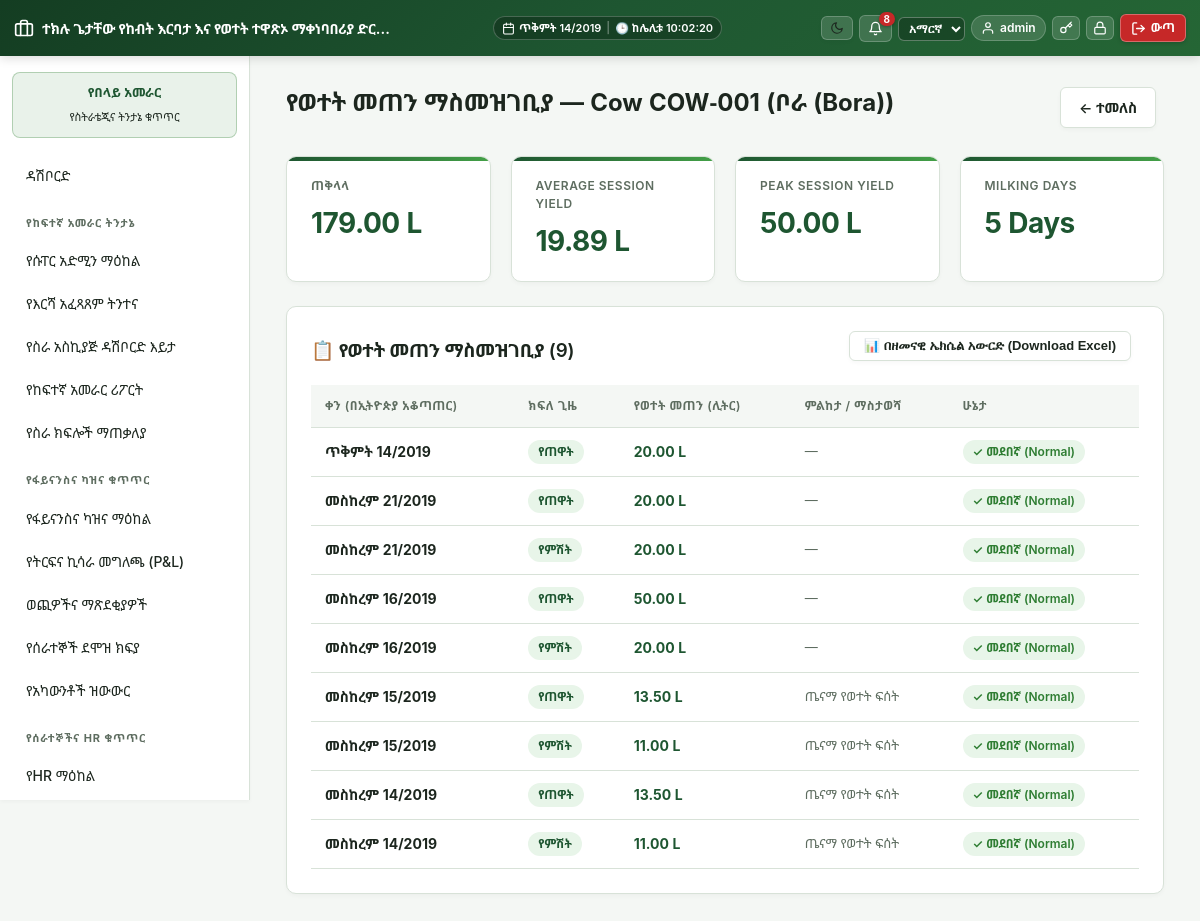
Screenshot of /modules/dairy/cow_milk_history.php (signed in) with the database file from the repository.
### tables this page shows
CREATE TABLE `dairy_cows` (
  `id` int(11) NOT NULL,
  `tag_number` varchar(50) NOT NULL,
  `name` varchar(100) DEFAULT NULL,
  `photo_path` varchar(255) DEFAULT NULL,
  `sex` enum('female','male') NOT NULL,
  `date_of_birth` date DEFAULT NULL,
  `breed` varchar(100) DEFAULT NULL,
  `dam_id` int(11) DEFAULT NULL,
  `sire_id` int(11) DEFAULT NULL,
  `cow_group_id` int(11) DEFAULT NULL,
  `lifecycle_status` enum('registered','calf','heifer','milking','dry','pregnant','sold','deceased') NOT NULL DEFAULT 'registered',
  `is_sick` tinyint(1) NOT NULL DEFAULT 0,
  `acquired_date` date DEFAULT NULL,
  `purchase_price` decimal(12,2) NOT NULL DEFAULT 0.00,
  `source` enum('born_on_farm','purchased') DEFAULT NULL,
  `created_at` datetime DEFAULT current_timestamp(),
  `updated_at` datetime DEFAULT current_timestamp() ON UPDATE current_timestamp()
);

CREATE TABLE `dairy_milk_yield_entries` (
  `id` int(11) NOT NULL,
  `milking_session_id` int(11) NOT NULL,
  `cow_id` int(11) NOT NULL,
  `yield_liters` decimal(6,2) NOT NULL,
  `observation` varchar(255) DEFAULT NULL,
  `flagged_abnormal` tinyint(1) NOT NULL DEFAULT 0,
  `recorded_by` int(11) NOT NULL,
  `created_at` datetime DEFAULT current_timestamp()
);

CREATE TABLE `dairy_milking_sessions` (
  `id` int(11) NOT NULL,
  `session_date` date NOT NULL,
  `session_type` enum('morning','evening') NOT NULL,
  `recorded_by` int(11) NOT NULL,
  `closed_at` datetime DEFAULT NULL,
  `calf_liters` decimal(10,2) NOT NULL DEFAULT 0.00,
  `other_liters` decimal(10,2) NOT NULL DEFAULT 0.00,
  `notes` text DEFAULT NULL
);

### includes/auth.php (called while the page is built, shortened)
<?php
require_once __DIR__ . '/../config/db.php';
require_once __DIR__ . '/functions.php';
function current_user(): ?array
{
    return $_SESSION['user'] ?? null;
}

### includes/functions.php (called while the page is built, shortened)
<?php
require_once __DIR__ . '/../config/db.php';
require_once __DIR__ . '/ethiopian_calendar.php';
function h(?string $s): string { return htmlspecialchars($s ?? '', ENT_QUOTES, 'UTF-8'); }
function current_locale(): string
{
    $user = current_user();
    $locale = $user['locale'] ?? ($_SESSION['guest_locale'] ?? 'en');
    return array_key_exists($locale, SUPPORTED_LOCALES) ? $locale : 'en';
}
function t(string $key, ?string $fallback = null): string
{
    static $cache = [];
    $locale = current_locale();
    if (!isset($cache[$locale])) {
        $path = __DIR__ . "/lang/{$locale}.php";
        $cache[$locale] = file_exists($path) ? require $path : [];
    }
    if (!isset($cache['en'])) {
        $pathEn = __DIR__ . '/lang/en.php';
        $cache['en'] = file_exists($pathEn) ? require $pathEn : [];
    }
    return $cache[$locale][$key] ?? $cache['en'][$key] ?? $fallback ?? $key;
}

### config/db.php (called while the page is built, shortened)
<?php
function db(): PDO
{
    static $pdo = null;
    if ($pdo === null) {
        try {
            $pdo = new PDO(
                "mysql:host=" . DB_HOST . ";dbname=" . DB_NAME . ";charset=utf8mb4",
                DB_USER,
                DB_PASS,
                [
                    PDO::ATTR_ERRMODE => PDO::ERRMODE_EXCEPTION,
                    PDO::ATTR_DEFAULT_FETCH_MODE => PDO::FETCH_ASSOC,
                ]
            );
        } catch (PDOException $e) {
            die('Database connection failed: ' . htmlspecialchars($e->getMessage()) .
                '<br>Check config/db.php — is MySQL running in XAMPP, and does the "aleltu_eifms" database exist?');
        }
    }
    return $pdo;
}

### includes/ethiopian_calendar.php (called while the page is built, shortened)
<?php
class EthiopianDate {
    public static array $months = [
        1 => 'መስከረም',
        2 => 'ጥቅምት',
        3 => 'ህዳር',
        4 => 'ታህሳስ',
        5 => 'ጥር',
        6 => 'የካቲት',
        7 => 'መጋቢት',
        8 => 'ሚያዝያ',
        9 => 'ግንቦት',
        10 => 'ሰኔ',
        11 => 'ሐምሌ',
        12 => 'ነሐሴ',
        13 => 'ጳጉሜን'
    ];
    public static array $weekdays = [
        0 => 'እሁድ',
        1 => 'ሰኞ',
        2 => 'ማክሰኞ',
        3 => 'ረቡዕ',
        4 => 'ሐሙስ',
        5 => 'አርብ',
        6 => 'ቅዳሜ'
    ];
    public static function fromGregorian(int $gy, int $gm, int $gd): array {
        $jdn = gregoriantojd($gm, $gd, $gy);
        $r = ($jdn - self::ETHIOPIC_EPOCH) % 1461;
        $n = ($r % 365) + 365 * intdiv($r, 1460);
        $ey = 4 * intdiv($jdn - self::ETHIOPIC_EPOCH, 1461) + intdiv($r, 365) - intdiv($r, 1460);
        $em = intdiv($n, 30) + 1;
        $ed = ($n % 30) + 1;
        return [$ey, $em, $ed];
    }
    public static function format(?string $dateStr, string $format = 'medium'): string {
        $time = strtotime($dateStr);
        $gy = (int)date('Y', $time);
        $gm = (int)date('n', $time);
        $gd = (int)date('j', $time);
        $w  = (int)date('w', $time);
        [$ey, $em, $ed] = self::fromGregorian($gy, $gm, $gd);
        $monthName = self::$months[$em] ?? '';
        $weekdayName = self::$weekdays[$w] ?? '';
        return match ($format) {
            'short'   => sprintf('%02d/%02d/%04d', $ed, $em, $ey),
            'numeric' => sprintf('%04d-%02d-%02d', $ey, $em, $ed),
            'long'    => sprintf('%s፣ %s %d ቀን %d ዓ.ም', $weekdayName, $monthName, $ed, $ey),
            default   => sprintf('%s %d/%d', $monthName, $ed, $ey)
        };
    }
}
function eth_date(?string $dateStr, string $format = 'medium'): string {
    return EthiopianDate::format($dateStr, $format);
}

### modules/dairy/cow_milk_history.php (the view, shortened to what this page needs)
<?php
require_once __DIR__ . '/../../includes/functions.php';
require_once __DIR__ . '/../../includes/auth.php';
$cowId = (int)($_GET['id'] ?? 0);
$cow = $cowId > 0 ? db()->query("SELECT * FROM dairy_cows WHERE id = {$cowId}")->fetch() : null;
if (!$cow) {
    $firstId = db()->query("SELECT id FROM dairy_cows ORDER BY id ASC LIMIT 1")->fetchColumn();
    if ($firstId) {
        $cowId = (int)$firstId;
        $cow = db()->query("SELECT * FROM dairy_cows WHERE id = {$cowId}")->fetch();
    } else {
        flash('No cow records found.', 'error');
        header('Location: ' . BASE_URL . '/modules/dairy/cows.php');
        exit;
    }
}
$page = max(1, (int)($_GET['page'] ?? 1));
$limit = 20;
$offset = ($page - 1) * $limit;
$totalCount = (int)db()->query(
    "SELECT COUNT(*) FROM dairy_milk_yield_entries e
     JOIN dairy_milking_sessions s ON s.id = e.milking_session_id
     WHERE e.cow_id = {$cowId}"
)->fetchColumn();
$entries = db()->prepare(
    "SELECT e.yield_liters, e.observation, e.flagged_abnormal, e.created_at, s.session_date, s.session_type
     FROM dairy_milk_yield_entries e
     JOIN dairy_milking_sessions s ON s.id = e.milking_session_id
     WHERE e.cow_id = ?
     ORDER BY s.session_date DESC, s.session_type ASC
     LIMIT ? OFFSET ?"
);
$entries->bindValue(1, $cowId, PDO::PARAM_INT);
$entries->bindValue(2, $limit, PDO::PARAM_INT);
$entries->bindValue(3, $offset, PDO::PARAM_INT);
$entries->execute();
$entries = $entries->fetchAll();
$stats = db()->query(
    "SELECT
        COALESCE(SUM(yield_liters), 0) AS total_production,
        COALESCE(AVG(yield_liters), 0) AS avg_production,
        COALESCE(MAX(yield_liters), 0) AS peak_production,
        COUNT(DISTINCT s.session_date) AS total_milking_days
     FROM dairy_milk_yield_entries e
     JOIN dairy_milking_sessions s ON s.id = e.milking_session_id
     WHERE e.cow_id = {$cowId}"
)->fetch();
require_once __DIR__ . '/../../includes/header.php';
?>
<div style="display:flex;justify-content:space-between;align-items:center;margin-bottom:16px">
    <h2 class="mt-0"><?= h(t('dairy.milking_entry', 'Milk Yield History')) ?> — Cow <?= h($cow['tag_number']) ?> (<?= h($cow['name'] ?: 'Unnamed') ?>)</h2>
    <a href="<?= BASE_URL ?>/modules/dairy/cow_view.php?id=<?= $cowId ?>" class="btn secondary">&larr; <?= h(t('common.back', 'Back to Cow Profile')) ?></a>
</div>
<div class="kpi-row">
    <div class="kpi">
        <div class="label"><?= h(t('common.total', 'Total Lifetime Yield')) ?></div>
        <div class="value"><?= number_format((float)$stats['total_production'], 2) ?> L</div>
    </div>
    <div class="kpi">
        <div class="label">Average Session Yield</div>
        <div class="value"><?= number_format((float)$stats['avg_production'], 2) ?> L</div>
    </div>
    <div class="kpi">
        <div class="label">Peak Session Yield</div>
        <div class="value"><?= number_format((float)$stats['peak_production'], 2) ?> L</div>
    </div>
    <div class="kpi">
        <div class="label">Milking Days</div>
        <div class="value"><?= number_format((int)$stats['total_milking_days']) ?> Days</div>
    </div>
</div>
<div class="card">
    <div style="display:flex;justify-content:space-between;align-items:center;margin-bottom:16px;flex-wrap:wrap;gap:10px">
        <h3 style="margin:0">📋 <?= h(t('dairy.milking_entry', 'Complete Production Records')) ?> (<?= $totalCount ?>)</h3>
        <button type="button" onclick="exportMilkTableToExcel()" class="btn secondary" style="padding:6px 14px;font-size:13px">
            📊 <?= current_locale() === 'am' ? 'በዘመናዊ ኤክሴል አውርድ (Download Excel)' : 'Download Excel' ?>
        </button>
    </div>
    <table id="milkHistoryTable">
        <thead>
            <tr>
                <th><?= current_locale() === 'am' ? 'ቀን (በኢትዮጵያ አቆጣጠር)' : 'Date (ET)' ?></th>
                <th><?= current_locale() === 'am' ? 'ክፍለ ጊዜ' : 'Session' ?></th>
                <th><?= h(t('dairy.yield_liters', 'Yield (Liters)')) ?></th>
                <th><?= current_locale() === 'am' ? 'ምልከታ / ማስታወሻ' : 'Observation' ?></th>
                <th><?= current_locale() === 'am' ? 'ሁኔታ' : 'Flag' ?></th>
            </tr>
        </thead>
        <tbody>
            <?php foreach ($entries as $e):
                $sessName = match($e['session_type']) {
                    'morning' => (current_locale() === 'am' ? 'የጠዋት' : 'Morning'),
                    'afternoon' => (current_locale() === 'am' ? 'የከሰዓት' : 'Afternoon'),
                    'evening' => (current_locale() === 'am' ? 'የምሽት' : 'Evening'),
                    default => ucfirst($e['session_type'])
                };
            ?>
                <tr>
                    <td><strong><?= h(eth_date($e['session_date'])) ?></strong></td>
                    <td><span class="badge"><?= h($sessName) ?></span></td>
                    <td><strong style="color:var(--primary)"><?= number_format((float)$e['yield_liters'], 2) ?> L</strong></td>
                    <td class="text-muted"><?= h($e['observation'] ?: '—') ?></td>
                    <td>
                        <?php if ($e['flagged_abnormal']): ?>
                            <span class="badge sold">⚠️ <?= current_locale() === 'am' ? 'ያልተለመደ (Abnormal)' : 'Abnormal' ?></span>
                        <?php else: ?>
                            <span class="badge milking">✓ <?= current_locale() === 'am' ? 'መደበኛ (Normal)' : 'Normal' ?></span>
                        <?php endif; ?>
                    </td>
                </tr>
            <?php endforeach; ?>
        </tbody>
    </table>
</div>
<?php require_once __DIR__ . '/../../includes/footer.php'; ?>

### assets/css/app.css (style rules this page uses)
:root { --primary: #1e5631; --primary-dark: #143d22; --primary-light: #2e7d32; --primary-subtle: #e8f5e9; --accent: #43a047; --bg: #f4f7f4; --card: #ffffff; --text: #1c261e; --muted: #5e6d60; --border: #d8e2d8; --danger: #c62828; --danger-bg: #ffebee; --warn: #e65100; --warn-bg: #fff3e0; --success: #2e7d32; --success-bg: #e8f5e9; --shadow-sm: 0 2px 4px rgba(0,0,0,0.03); --shadow-md: 0 4px 12px rgba(0,0,0,0.06); --shadow-lg: 0 10px 25px rgba(0,0,0,0.09); --radius-sm: 6px; --radius-md: 10px; --radius-lg: 16px; --transition: all 0.2s cubic-bezier(0.4, 0, 0.2, 1); }
* { box-sizing: border-box; }
body { font-family: 'Nyala', 'Abyssinica SIL', 'Noto Sans Ethiopic', -apple-system, BlinkMacSystemFont, "Segoe UI", Roboto, "Helvetica Neue", Arial, sans-serif; background: var(--bg); color: var(--text); margin: 0; line-height: 1.5; -webkit-font-smoothing: antialiased; }
a { color: var(--primary); text-decoration: none; transition: var(--transition); }
.card { background: var(--card); border: 1px solid var(--border); border-radius: var(--radius-md); padding: 24px; margin-bottom: 24px; box-shadow: var(--shadow-sm); transition: var(--transition); }
.card h2, .card h3 { margin-top: 0; margin-bottom: 16px; color: var(--text); font-weight: 600; letter-spacing: -0.2px; }
.kpi-row { display: flex; gap: 20px; flex-wrap: wrap; margin-bottom: 24px; }
.kpi { background: var(--card); border: 1px solid var(--border); border-radius: var(--radius-md); padding: 20px 24px; flex: 1; min-width: 180px; box-shadow: var(--shadow-sm); position: relative; overflow: hidden; transition: var(--transition); }
.kpi::before { content: ''; position: absolute; top: 0; left: 0; right: 0; height: 4px; background: linear-gradient(90deg, var(--primary) 0%, var(--accent) 100%); }
.kpi .label { font-size: 12px; color: var(--muted); text-transform: uppercase; letter-spacing: 0.5px; font-weight: 600; margin-bottom: 6px; }
.kpi .value { font-size: 28px; font-weight: 700; color: var(--primary); letter-spacing: -0.5px; }
table { width: 100%; border-collapse: collapse; }
th, td { text-align: left; padding: 12px 14px; border-bottom: 1px solid var(--border); font-size: 14px; }
th { color: var(--muted); font-weight: 600; font-size: 12px; text-transform: uppercase; letter-spacing: 0.5px; background: var(--bg); }
.btn { display: inline-flex; align-items: center; justify-content: center; padding: 9px 18px; background: var(--primary); color: #ffffff !important; border: 1px solid transparent; border-radius: var(--radius-sm); cursor: pointer; font-size: 14px; font-weight: 600; transition: var(--transition); box-shadow: var(--shadow-sm); margin-right: 8px; margin-bottom: 8px; }
.btn.secondary { background: var(--card); color: var(--text) !important; border: 1px solid var(--border); }
.badge { display: inline-block; padding: 3px 10px; border-radius: 12px; font-size: 12px; font-weight: 600; background: var(--primary-subtle); color: var(--primary); }
.badge.milking, .badge.active, .badge.registered { background: var(--success-bg); color: var(--success); }
.text-muted { color: var(--muted); font-size: 13px; }
.mt-0 { margin-top: 0; }

### rows the page displays
dairy_cows: tag_number "COW-001", name "ቦራ (Bora)"
dairy_milk_yield_entries: milking_session.session_date "ጥቅምት 14/2019", milking_session.session_type "የጠዋት", yield_liters "20.00", observation "—", flagged_abnormal "መደበኛ (Normal)"
dairy_milk_yield_entries: milking_session.session_date "መስከረም 21/2019", milking_session.session_type "የጠዋት", yield_liters "20.00", observation "—", flagged_abnormal "መደበኛ (Normal)"
dairy_milk_yield_entries: milking_session.session_date "መስከረም 21/2019", milking_session.session_type "የምሽት", yield_liters "20.00", observation "—", flagged_abnormal "መደበኛ (Normal)"
dairy_milk_yield_entries: milking_session.session_date "መስከረም 16/2019", milking_session.session_type "የጠዋት", yield_liters "50.00", observation "—", flagged_abnormal "መደበኛ (Normal)"
dairy_milk_yield_entries: milking_session.session_date "መስከረም 16/2019", milking_session.session_type "የምሽት", yield_liters "20.00", observation "—", flagged_abnormal "መደበኛ (Normal)"
dairy_milk_yield_entries: milking_session.session_date "መስከረም 15/2019", milking_session.session_type "የጠዋት", yield_liters "13.50", observation "ጤናማ የወተት ፍሰት", flagged_abnormal "መደበኛ (Normal)"
dairy_milk_yield_entries: milking_session.session_date "መስከረም 15/2019", milking_session.session_type "የምሽት", yield_liters "11.00", observation "ጤናማ የወተት ፍሰት", flagged_abnormal "መደበኛ (Normal)"
dairy_milk_yield_entries: milking_session.session_date "መስከረም 14/2019", milking_session.session_type "የጠዋት", yield_liters "13.50", observation "ጤናማ የወተት ፍሰት", flagged_abnormal "መደበኛ (Normal)"
dairy_milk_yield_entries: milking_session.session_date "መስከረም 14/2019", milking_session.session_type "የምሽት", yield_liters "11.00", observation "ጤናማ የወተት ፍሰት", flagged_abnormal "መደበኛ (Normal)"

### other values shown
$unread "8"
$user['name'] "admin"
t('nav.dashboard') "ዳሽቦርድ"
$sec['title'] "የከፍተኛ አመራር ትንታኔ"
$item['label'] "የሱፐር አድሚን ማዕከል"
$item['label'] "የእርሻ አፈጻጸም ትንተና"
$item['label'] "የስራ አስኪያጅ ዳሽቦርድ እይታ"
$item['label'] "የከፍተኛ አመራር ሪፖርት"
$item['label'] "የስራ ክፍሎች ማጠቃለያ"
$sec['title'] "የፋይናንስና ካዝና ቁጥጥር"
$item['label'] "የፋይናንስና ካዝና ማዕከል"
$item['label'] "የትርፍና ኪሳራ መግለጫ (P&L)"
$item['label'] "ወጪዎችና ማጽደቂያዎች"
$item['label'] "የሰራተኞች ደሞዝ ክፍያ"
$item['label'] "የአካውንቶች ዝውውር"
